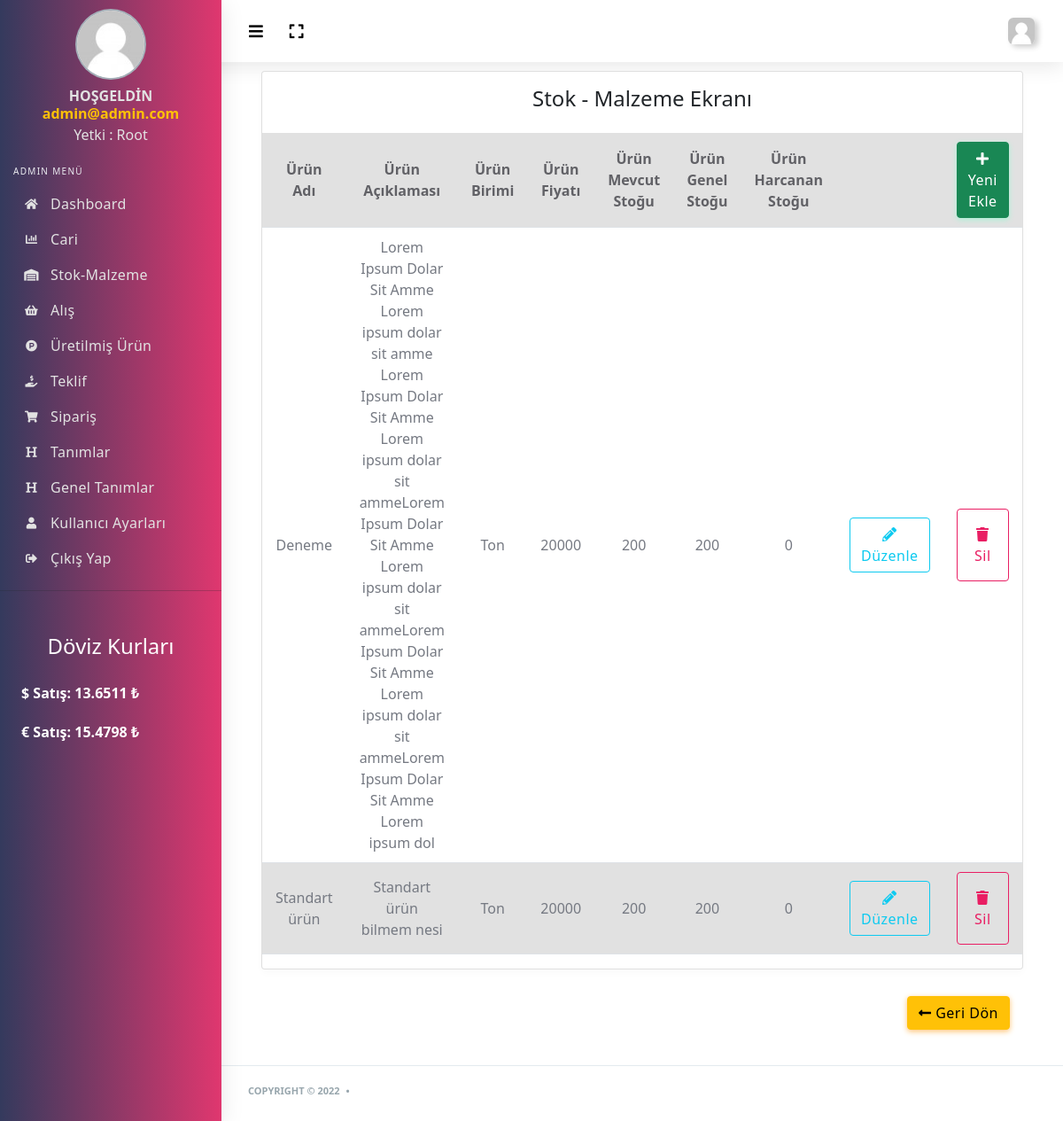
Screenshot of /admin/stok.php (signed in) with the database file from the repository.
### tables this page shows
CREATE TABLE `kullanici_tbl` (
  `kullanici_id` int(11) NOT NULL,
  `kullanici_foto` varchar(500) NOT NULL,
  `kullanici_ad` varchar(50) NOT NULL,
  `kullanici_sifre` varchar(50) NOT NULL,
  `kullanici_zaman` date NOT NULL,
  `kullanici_hakkinda` text NOT NULL,
  `kullanici_dogumyeri` varchar(50) NOT NULL,
  `kullanici_adsoyad` varchar(100) NOT NULL,
  `kullanici_yetki` int(2) NOT NULL,
  `kullanici_facebook` varchar(500) NOT NULL,
  `kullanici_twitter` varchar(500) NOT NULL,
  `kullanici_github` varchar(500) NOT NULL,
  `kullanici_instagram` varchar(500) NOT NULL,
  `kullanici_tel` varchar(50) NOT NULL
);

CREATE TABLE `doviz_tbl` (
  `id` int(11) NOT NULL,
  `dolar_satis` double NOT NULL,
  `euro_satis` double NOT NULL
);

CREATE TABLE `stokmalzeme_tbl` (
  `id` int(11) NOT NULL,
  `urun_ad` varchar(255) NOT NULL,
  `urun_aciklama` varchar(255) NOT NULL,
  `urun_birim` varchar(255) NOT NULL,
  `urun_fiyat` varchar(255) NOT NULL,
  `urun_mevcutstok` int(11) NOT NULL,
  `urun_genelstok` int(11) NOT NULL,
  `urun_harcananstok` int(11) NOT NULL
);

### admin/stok.php (the view, shortened to what this page needs)
<?php include 'header.php' ?>
<?php include 'sidebar.php';
$stoksor=$db->prepare("SELECT * FROM stokmalzeme_tbl ORDER BY id ASC");
$stoksor->execute();
?>
<div class="main-content">
	<div class="col-12 col-md-12 col-lg-12">
		<div class="card">
			<h4 class="text-center p-3">Stok - Malzeme Ekranı</h4>
			<form action="../islem.php" method="POST">
				<table class="table table-striped table-md text-center">
					<tr>
						<th class="text-center">Ürün Adı</th>
						<th>Ürün Açıklaması</th>
						<th>Ürün Birimi</th>
						<th>Ürün Fiyatı</th>
						<th>Ürün Mevcut Stoğu</th>
						<th>Ürün Genel Stoğu</th>
						<th>Ürün Harcanan Stoğu<th>
						<th style="width: 15%;"><a href="stok-ekle.php" class="btn btn-success"><i class="fa fa-plus"></i> Yeni Ekle</a></th>
					</tr>
					<?php while ($stokcek=$stoksor->fetch(PDO::FETCH_ASSOC)) {
						?>
						<tr>
							<td class="text-center"><?=$stokcek['urun_ad']; ?></td>
							<td style="width:16%;"><?=$stokcek['urun_aciklama']; ?></td>
							<td style="width:16%;"><?=$stokcek['urun_birim']; ?></td>
							<td style="width:16%;"><?=$stokcek['urun_fiyat']; ?></td>
							<td style="width:16%;"><?=$stokcek['urun_mevcutstok']; ?></td>
							<td style="width:16%;"><?=$stokcek['urun_genelstok']; ?></td>
							<td style="width:16%;"><?=$stokcek['urun_harcananstok']; ?></td>
							<td><a href="stok-duzenle.php?id=<?=$stokcek['id'] ?>" class="btn btn-outline-info"><i class="fa fa-pencil-alt"></i> Düzenle</a></td>
							<td><a href="../islem.php?stoksil=ok&id=<?=$stokcek['id'] ?>" onclick="return confirm('Silmek istediğinize emin misiniz?')" class="btn btn-outline-primary p-3"><i class="fa fa-trash"></i> Sil</a></td>
						</tr>
					<?php } ?>
				</table>
			</div>
			<div class="col-md-12 text-right">
				<a class="btn btn-warning" href="index.php"><i class="fa fa-long-arrow-alt-left"></i> Geri Dön</a>
			</div>
	</div>
</div>
</div>
</div>
<?php include 'footer.php' ?>

### admin/header.php (shortened to what this page needs)
<?php
include '../doviz.php';
$kullanicisor =$db->prepare("SELECT * FROM kullanici_tbl WHERE kullanici_ad=:ad");
$kullanicisor->execute(array(
  'ad' => $_SESSION['kullanici_ad']
));
$kullanicicek=$kullanicisor->fetch(PDO::FETCH_ASSOC);
$dovizsor=$db->prepare("SELECT * FROM doviz_tbl WHERE id=1");
$dovizsor->execute(array(0));
$dovizcek=$dovizsor->fetch(PDO::FETCH_ASSOC);
?>
<!DOCTYPE html>
<html lang="en">
<head>
  <link rel="stylesheet" href="assets/css/app.min.css">
  <link rel="stylesheet" href="assets/css/style.css">
  <link rel="stylesheet" href="assets/css/components.css">
  <link rel="stylesheet" href="assets/bundles/bootstrap-social/bootstrap-social.css">
  <link rel="stylesheet" href="assets/bundles/flag-icon-css/css/flag-icon.min.css">
  <link rel="stylesheet" href="assets/dropzone/dist/dropzone.css">
  <link rel="stylesheet" href="assets/dropzone/dist/basic.css">
  <link rel="stylesheet" href="assets/css/bootstrap.min.css">
</head>
<body>
  <div id="app">
    <div class="main-wrapper main-wrapper-1">
      <div class="navbar-bg"></div>
      <nav class="navbar navbar-expand-lg main-navbar">
        <div class="form-inline mr-auto">
          <ul class="navbar-nav mr-3">
            <li><a href="#" data-toggle="sidebar" class="nav-link nav-link-lg collapse-btn"><i
              class="fas fa-bars"></i></a></li>
              <li><a href="#" class="nav-link nav-link-lg fullscreen-btn">
                <i class="fas fa-expand"></i>
              </a>
            </li>
          </ul>
        </div>
        <ul class="navbar-nav navbar-right">
          <li class="dropdown"><a href="#" data-toggle="dropdown"
            class="nav-link dropdown-toggle nav-link-lg nav-link-user">
            <img alt="image" src="<?=$kullanicicek['kullanici_foto'] ?>" class="user-img-radious-style">
            <span class="d-sm-none d-lg-inline-block"></span></a>
          </li>
        </ul>
      </nav>

### admin/sidebar.php
<?php
$kullanicisor =$db->prepare("SELECT * FROM kullanici_tbl WHERE kullanici_ad=:ad");
$kullanicisor->execute(array(
  'ad' => $_SESSION['kullanici_ad']
));
$kullanicicek=$kullanicisor->fetch(PDO::FETCH_ASSOC);
?>
<div class="main-sidebar sidebar-style-2">
  <aside id="sidebar-wrapper">
    <ul class="sidebar-menu">
      <li class="dropdown active" style="display: block;">
        <div class="sidebar-profile">
          <div class="siderbar-profile-pic">
            <img src="<?php echo $kullanicicek['kullanici_foto'] ?>" class="profile-img-circle box-center" alt="User Image">
          </div>
          <div class="siderbar-profile-details">
            <div class="siderbar-profile-name">HOŞGELDİN</div>
            <div class="siderbar-profile-name text-warning"><?php echo $_SESSION['kullanici_ad'] ?> </div>
            <div class="sidebar-profile-position">
              <?php if ($kullanicicek['kullanici_yetki']==0) {
                echo "Yetki : Root";
              }elseif ($kullanicicek['kullanici_yetki']==1) {
                echo "Yetki: Yönetici";
              }else{echo "Yetki: Üye";}
              ?></div>
            </div>
          </div>
        </li>
        <li class="menu-header">Admin Menü</li>
        <li><a class="nav-link" href="index.php"><i class="fas fa-home"></i><span>Dashboard</span></a></li>
        <?php if($kullanicicek['kullanici_yetki']<=1) { ?>
          <li><a class="nav-link" href="cari.php"><i class="fas fa-chart-bar"></i><span>Cari</span></a></li>
          <li><a class="nav-link" href="stok.php"><i class="fas fa-warehouse"></i><span>Stok-Malzeme</span></a></li>
          <li><a class="nav-link" href="alis.php"><i class="fas fa-shopping-basket"></i><span>Alış</span></a></li>
          <li><a class="nav-link" href="urun.php"><i class="fab fa-product-hunt"></i><span>Üretilmiş Ürün</span></a></li>
          <li><a class="nav-link" href="teklif.php"><i class="fas fa-hand-holding-usd"></i><span>Teklif</span></a></li>
          <li><a class="nav-link" href="siparis.php"><i class="fas fa-shopping-cart"></i><span>Sipariş</span></a></li>
          <li><a class="nav-link" href="tanimlar.php"><i class="fas fa-heading"></i><span>Tanımlar</span></a></li>
          <li><a class="nav-link" href="geneltanimlar.php"><i class="fas fa-heading"></i><span>Genel Tanımlar</span></a></li>
          <?php if ($kullanicicek['kullanici_yetki']==0) { ?>
            <li><a class="nav-link" href="kullanicilar.php"><i class="fas fa-user"></i><span>Kullanıcı Ayarları</span></a></li>
          <?php } ?>
        <?php } ?>
        <li><a class="nav-link" href="logout.php"><i class="fas fa-sign-out-alt"></i><span>Çıkış Yap</span></a></li><hr>
        <li class="mt-5">
          <h4 class="text-white text-center">Döviz Kurları</h4>
          <nav class="nav text-white fw-bold m-4">
            <p>$ Satış: <?=$dovizcek['dolar_satis']?> ₺</p>
            <p>€ Satış: <?=$dovizcek['euro_satis']?> ₺</p>
          </nav>
        </li>
      </ul>
    </aside>
  </div>

### admin/assets/css/components.css (style rules this page uses)
.box-center { margin:0 auto }

### rows the page displays
kullanici_tbl: kullanici_foto (placeholder picture)
doviz_tbl: dolar_satis "13.6511", euro_satis "15.4798"
stokmalzeme_tbl: urun_ad "Deneme", urun_aciklama "Lorem Ipsum Dolar Sit Amme Lorem ipsum dolar sit amme Lorem Ipsum Dolar Sit Amme Lorem ipsum dolar sit ammeLorem Ipsum Dolar Sit Amme Lorem ipsum dolar sit ammeLorem Ipsum Dolar Sit Amme Lorem ipsum dolar sit ammeLorem Ipsum Dolar Sit Amme Lorem ipsum dol", urun_birim "Ton", urun_fiyat "20000", urun_mevcutstok "200", urun_genelstok "200", urun_harcananstok "0"
stokmalzeme_tbl: urun_ad "Standart ürün", urun_aciklama "Standart ürün bilmem nesi", urun_birim "Ton", urun_fiyat "20000", urun_mevcutstok "200", urun_genelstok "200", urun_harcananstok "0"

### other values shown
$_SESSION['kullanici_ad'] "admin@admin.com"
